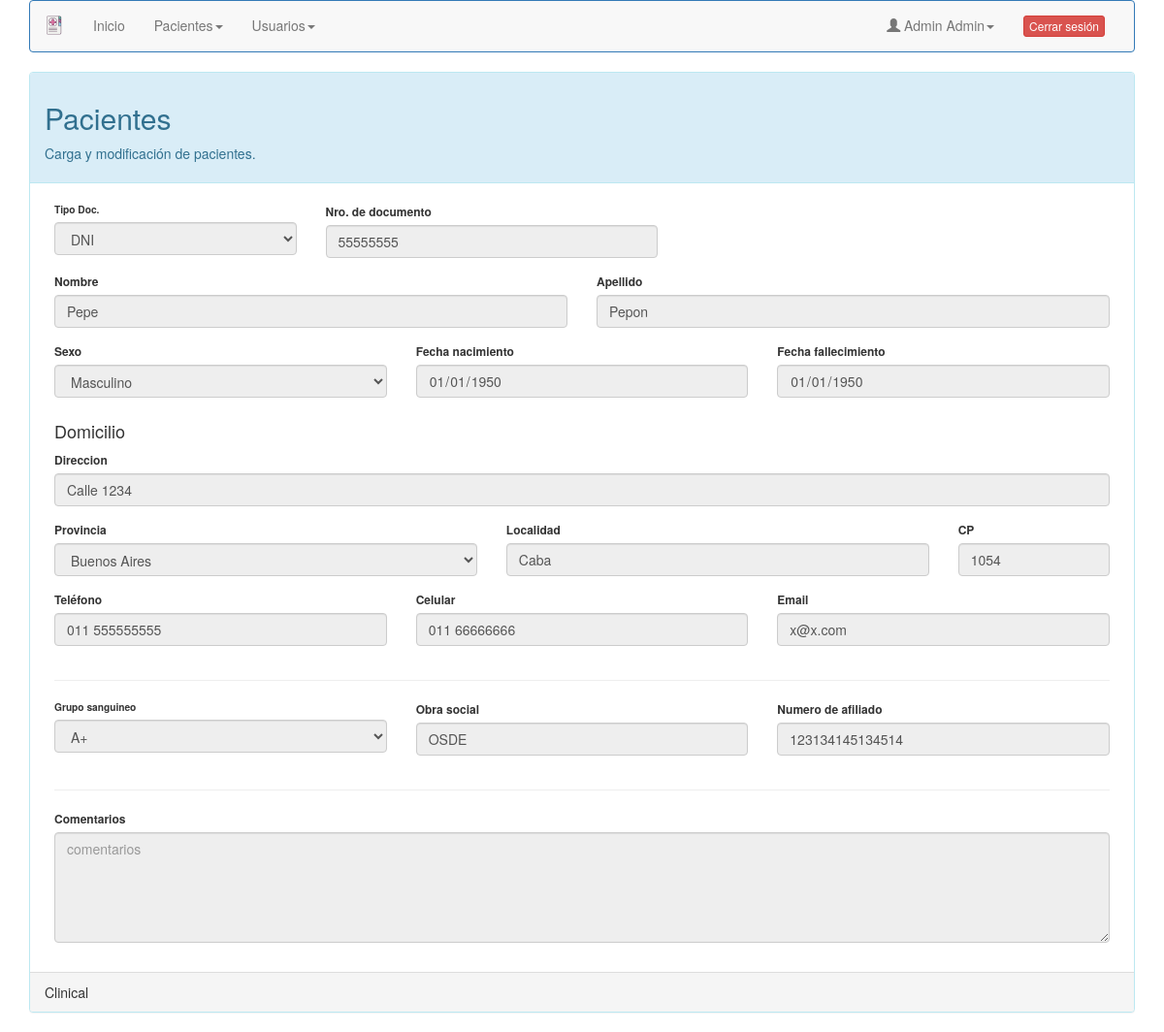
The page /form_muestra_datos_pacientes.php?id=2&check=1&rnd=6 (signed in) on the database its author committed.
### tables this page shows
CREATE TABLE `mm_pacientes` (
  `id` int(11) NOT NULL,
  `tipodocumento` tinyint(10) NOT NULL,
  `documento` varchar(9) NOT NULL,
  `nombre` varchar(255) NOT NULL,
  `apellido` varchar(255) NOT NULL,
  `sexo` tinyint(4) DEFAULT NULL,
  `fechanacimiento` date DEFAULT NULL,
  `direccion` varchar(255) DEFAULT NULL,
  `provincia` varchar(255) DEFAULT NULL,
  `localidad` varchar(255) DEFAULT NULL,
  `codigopostal` varchar(10) DEFAULT NULL,
  `telefono` varchar(30) DEFAULT NULL,
  `celular` varchar(30) DEFAULT NULL,
  `email` varchar(255) DEFAULT NULL,
  `gruposanguineo` varchar(10) DEFAULT NULL,
  `obrasocial` varchar(100) DEFAULT NULL,
  `numeroafiliado` varchar(15) DEFAULT NULL,
  `comentarios` text DEFAULT NULL,
  `usuariocreacion` int(11) NOT NULL,
  `fechaalta` date DEFAULT NULL,
  `id_empresa` tinyint(255) NOT NULL,
  `responsable_nombre` varchar(255) NOT NULL,
  `responsable_doc` varchar(10) NOT NULL,
  `responsable_tel` varchar(20) NOT NULL,
  `responsable_email` varchar(50) NOT NULL,
  `responsable_dir` varchar(255) NOT NULL,
  `modificacion` date NOT NULL DEFAULT current_timestamp(),
  `fechafallecimiento` date DEFAULT NULL,
  `fechabaja` date DEFAULT NULL
);

CREATE TABLE `mm_provincias` (
  `provincia_id` int(11) NOT NULL,
  `provincia_nombre` varchar(255) NOT NULL
);

### form_muestra_datos_pacientes.php (the view, shortened to what this page needs)
<?php
include 'conexion.php';
parse_str(decryptLink(),$query_params);extract($query_params);
$sql = "SELECT * FROM mm_pacientes WHERE id=".$id;
$result = $conexion->query($sql);
$row = $result->fetch_array(MYSQLI_ASSOC);
if ($result->num_rows > 0) {
?>
<!DOCTYPE html PUBLIC "-//W3C//DTD XHTML 1.0 Transitional//EN"
    "http://www.w3.org/TR/xhtml1/DTD/xhtml1-transitional.dtd">
<html lang="es-AR">
<head>
  <link rel="stylesheet" href="https://maxcdn.bootstrapcdn.com/bootstrap/3.3.7/css/bootstrap.min.css">
</head>
<body id="main_body">
  <div class="container">
  <? include 'menu.php'; ?>
	<div class="panel panel-info" style="margin-top: 10px;">
	<div class="panel-heading ">
		<h2>Pacientes</h2>
		<p>Carga y modificación de pacientes.</p>
	</div>
	<div class="panel-body">
	<form id="form_pacientes" class="input-sm" method="post" action="">
	<div class="row">
		<div class="col-sm-3">
		<div class="form-group">
			<label for="element_13" class="small">Tipo Doc.</label>
			<select class="form-control" id="element_13" name="tipodocumento">
				<option value="1" <? if($row['tipodocumento']==1){echo 'selected="selected"';} ?>>DNI</option>
			</select>
		</div>
		</div>
		<div class="col-sm-4">
		<div class="form-group">
			<label for="element_10">Nro. de documento</label>
			<input id="element_10" name="numerodocumento" class="form-control" type="text" maxlength="8" minlength="8" value="<?= $row['documento']; ?>" required/>
		</div>
		</div>
	</div>
	<div class="row">
	<div class="col-sm-6">
		<div class="form-group">
		<label for="element_1">Nombre</label>
		<input id="element_1" name="nombre" class="form-control" type="text" maxlength="30" value="<?= $row['nombre']; ?>" required/>
		</div>
	</div>
	<div class="col-sm-6">
	<div class="form-group">
		<label for="element_2">Apellido</label>
		<input id="element_2" name="apellido" class="form-control" type="text" maxlength="30" value="<?= $row['apellido']; ?>" required/>
	</div>
	</div>
	</div>
	<div class="row">
	<div class="col-sm-4">
		<div class="form-group">
		<label  for="element_11">Sexo</label>
		<select class="form-control" id="element_11" name="sexo">
			<option value="Masculino" <? if($row['sexo']=='Masculino'){echo 'selected="selected"';} ?>>
				Masculino
			</option>
		</select>
	</div>
	</div>
	<div class="col-sm-4">
	<div class="form-group">
		<label for="element_12">Fecha nacimiento</label>
		<input id="element_12" name="fechanacimiento" class="form-control" type="date" value="<?= $row['fechanacimiento']; ?>" placeholder="01/01/1950" required/>
	</div>
	</div>
	<div class="col-sm-4">
	<div class="form-group">
		<label for="element_13">Fecha fallecimiento</label>
		<input id="element_13" name="fechafallecimiento" class="form-control" type="date" value="<?= ($row['fechanacimiento']!='')?($row['fechanacimiento']):''; ?>" placeholder="01/01/1950" />
	</div>
	</div>
	</div>
	<div class="row">
	<div class="col-sm-12">
		<h4>Domicilio</h4>
		<div class="form-group">
			<label class="" for="element_7_1">Direccion</label>
			<input id="element_7_1" name="direccion" class="form-control" value="<?= $row['direccion']; ?>" type="text" />
		</div>
	</div>
	</div>
	<div class="row">
		<div class="col-sm-5">
			<div class="form_group">
			<label for="element_7_4">Provincia</label>
			<select id="element_7_4" name="provincia" class="form-control">;
				<?php
				$conexion2 = new mysqli($host_db, $user_db, $pass_db, $db_name);
				$sql = "SELECT provincia_id as id, provincia_nombre as nombre FROM mm_provincias";
				$result = $conexion2->query($sql);
				while ($row2 = $result->fetch_array(MYSQLI_ASSOC)){
					echo '<option value="'.$row2['id'].'" ';
					if($row['provincia']==$row2['id']){echo 'selected="selected"';}
					echo '>'.$row2['nombre'].'</option>';
				}
				?>
			</select>
		</div>
	</div>
		<div class="col-sm-5">
			<div class="form_group">
			<label class="" for="element_7_3">Localidad</label>
			<input id="element_7_3" name="localidad" class="form-control" value="<?= $row['localidad']; ?>" type="text" />
			</div>
		</div>
		<div class="col-sm-2">
		<div class="form-group">
			<label for="element_7_5">CP</label>
			<input id="element_7_5" name="codigopostal" class="form-control" maxlength="15" value="<?= $row['codigopostal']; ?>" type="text" />
		</div>
		</div>
	</div>
	<div class="row">
		<div class="col-sm-4">
		<div class="form-group">
			<label  for="element_8">Teléfono</label>
			<input id="element_8" name="telefono" class="form-control" type="tel" maxlength="30" value="<?= $row['telefono']; ?>" />
		</div>
		</div>
		<div class="col-sm-4">
		<div class="form-group">
			<label  for="element_9">Celular</label>
			<input id="element_9" name="celular" class="form-control" type="tel" maxlength="30" value="<?= $row['celular']; ?>" />
		</div>
		</div>
		<div class="col-sm-4">
		<div class="form-group">
			<label for="element_14">Email</label>
			<input id="element_14" name="email" class="form-control" value="<?= $row['email']; ?>" type="email" placeholder="email" />
		</div>
		</div>
	</div>
	<hr>
	<div class="row">
		<div class="col-sm-4">
		<div class="form-group">
			<label for="element_15" class="small">Grupo sanguineo</label>
			<select class="form-control" id="element_15" name="gruposanguineo" required>
				<option value="1" <? if($row['gruposanguineo']==1){echo 'selected="selected"';} ?>>A+</option>
			</select>
		</div>
		</div>
		<div class="col-sm-4">
		<div class="form-group">
		<label for="element_16">Obra social</label>
		<input id="element_16" name="obrasocial" class="form-control" value="<?= $row['obrasocial']; ?>" type="text" placeholder="obra social" />
		</div>
		</div>
		<div class="col-sm-4">
		<div class="form-group">
		<label for="element_17">Numero de afiliado</label>
		<input id="element_17" name="numeroafiliado" class="form-control" value="<?= $row['numeroafiliado']; ?>" type="text" placeholder="" />
		</div>
		</div>
	</div>
	<hr>
	<div class="row">
	<div class="col-sm-12">
	<div class="form-group">
		<label for="element_18">Comentarios</label>
		<textarea class="form-control" rows="5" id="element_18"  placeholder="comentarios"><?= $row['comentarios']; ?></textarea>
	</div>
	</div>
	</div>
    </form>
	</div>
    <div class="panel-footer">
      Clinical
    </div>
  </div>
  </div>
</body>
</html>
<?
}else{
	echo "Error al intentar cargar datos del usuario.";
}
exit;
?>

### rows shown on the page
mm_pacientes: tipodocumento "DNI", numerodocumento "55555555", nombre "Pepe", apellido "Pepon", fechanacimiento "01/01/1950", fechafallecimiento "01/01/1950", direccion "Calle 1234", provincia "Buenos Aires", localidad "Caba", codigopostal "1054", telefono "011 555555555", celular "011 66666666", email "x@x.com", gruposanguineo "A+", obrasocial "OSDE", numeroafiliado "123134145134514"

### other values the page prints
$_SESSION['nombre'] "Admin Admin"
